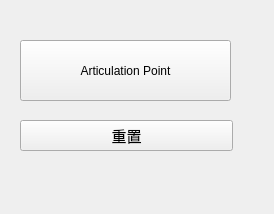
<?xml version="1.0" encoding="UTF-8"?>
<ui version="4.0">
 <class>GraphUI</class>
 <widget class="QWidget" name="GraphUI">
  <property name="geometry">
   <rect>
    <x>0</x>
    <y>0</y>
    <width>274</width>
    <height>214</height>
   </rect>
  </property>
  <property name="windowTitle">
   <string>Form</string>
  </property>
  <widget class="QPushButton" name="ResetpushButton">
   <property name="geometry">
    <rect>
     <x>20</x>
     <y>120</y>
     <width>213</width>
     <height>31</height>
    </rect>
   </property>
   <property name="font">
    <font>
     <pointsize>11</pointsize>
     <weight>50</weight>
     <bold>false</bold>
    </font>
   </property>
   <property name="text">
    <string>重置</string>
   </property>
  </widget>
  <widget class="QPushButton" name="outPutButton_2">
   <property name="geometry">
    <rect>
     <x>20</x>
     <y>40</y>
     <width>211</width>
     <height>61</height>
    </rect>
   </property>
   <property name="text">
    <string>Articulation Point</string>
   </property>
  </widget>
 </widget>
 <resources/>
 <connections>
  <connection>
   <sender>ResetpushButton</sender>
   <signal>clicked()</signal>
   <receiver>GraphUI</receiver>
   <slot>on_reset_btn_clicked()</slot>
   <hints>
    <hint type="sourcelabel">
     <x>85</x>
     <y>190</y>
    </hint>
    <hint type="destinationlabel">
     <x>132</x>
     <y>215</y>
    </hint>
   </hints>
  </connection>
  <connection>
   <sender>outPutButton_2</sender>
   <signal>clicked()</signal>
   <receiver>GraphUI</receiver>
   <slot>on_articul_btn_clicked()</slot>
   <hints>
    <hint type="sourcelabel">
     <x>195</x>
     <y>141</y>
    </hint>
    <hint type="destinationlabel">
     <x>328</x>
     <y>333</y>
    </hint>
   </hints>
  </connection>
 </connections>
 <slots>
  <slot>on_bfs_btn_clicked()</slot>
  <slot>on_dfs_btn_clicked()</slot>
  <slot>on_dijkstra_btn_clicked()</slot>
  <slot>on_reset_btn_clicked()</slot>
  <slot>on_prim_btn_clicked()</slot>
  <slot>on_kruskal_btn_clicked()</slot>
  <slot>on_topologicalSorting_btn_clicked()</slot>
  <slot>on_outPut_btn_clicked()</slot>
  <slot>on_articul_btn_clicked()</slot>
 </slots>
</ui>
